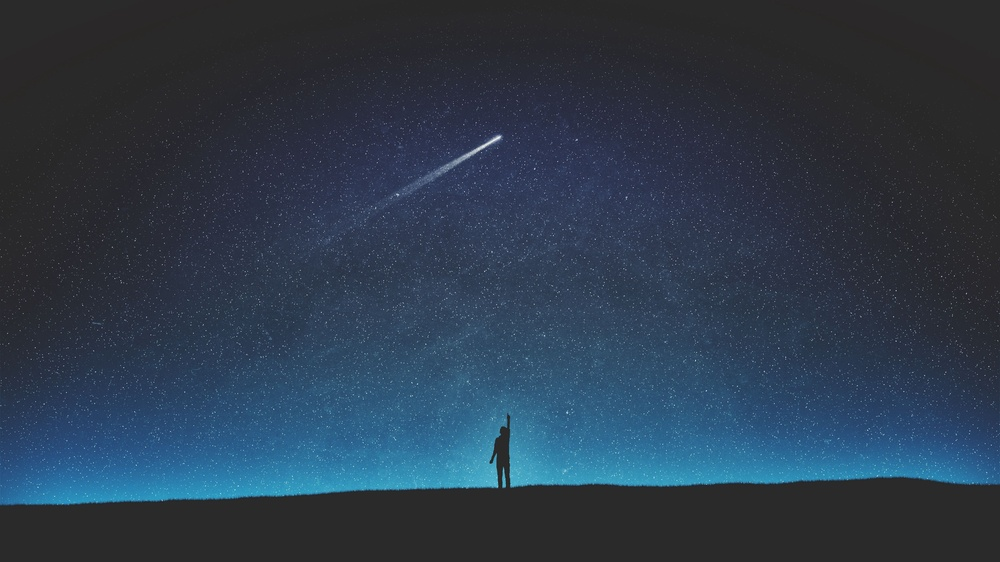
#> input picture n10/image.jpg, 1000 x 562 px, shrunk from 3840 x 2160 before the run, found by its file name
$ python rle.py
#> lines starting #> are read from the running program, lines starting #| are printed output that depends on the picture
from PIL import Image, ImageDraw
import numpy as np


def image_to_grey(original_im, height, width):
    array_gray = np.zeros([height, width])
    for row in range(height):
        for col in range(width):
            r = original_im[col, row][0]
            g = original_im[col, row][1]
            b = original_im[col, row][2]
            gray = (r + g + b) // 3  # перевод в оттенки серого
            array_gray[row, col] = gray
    return array_gray


def enter(array,height, width):
    lst = []
    print("width = ", width, "height =", height)
    for row in range(height):
        for col in range(width):
            corepixel = array[row, col]
            lst.append(corepixel)
    return lst

def encode(lst):
    count = 1
    result = []
    old=lst[0]
    for num in lst[1:]:
        if num==old:
            count+=1
        else:
            result.append((old,count))
            count=1
            old=num
    result.append((old,count))
    return result


def decode(lst, height,width):
    array_decode=np.zeros([height+1,width+1])
    k=len(lst)
    row = 0
    col = 0
    for pair in lst:
        bright = pair[0]
        count = pair[1]
        for x in range(0, count):
            if (col+1 < width):
                col += 1
            else:
                col = 0
                row += 1
            array_decode[row,col] = bright
    return array_decode


# рисуем
def draw_image_to_grey(array_gray, draw, width, height):
    for row in range(0, height):
        for col in range(0, width):
            grey = array_gray[row, col]
            draw.point((col, row), (int(grey), int(grey), int(grey)))


def main():
    image = Image.open("/home/alse0722/Desktop/univer/coding_teory/n10/image"".jpg")  # Открываем изображение.
#> image is the input picture: PIL image 1000x562 RGB; mean R, G, B 44.2, 59, 75.3
    draw = ImageDraw.Draw(image)  # Создаем инструмент для рисования.
    height = image.size[1]  # Определяем ширину.
#> height = 562
    width = image.size[0]  # Определяем высоту.
#> width = 1000
    pix = image.load()  # Выгружаем значения пикселей.

    array_gray1 = image_to_grey(pix, height, width)
#> after the loop in image_to_grey, `for row in range(height):`:
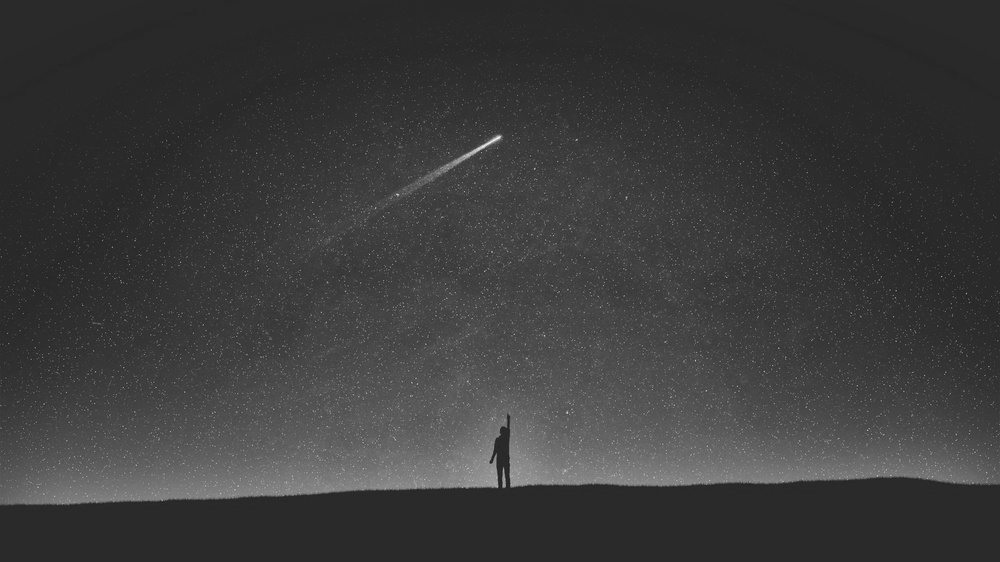
#> array_gray: shape (562, 1000) float64; min 27, max 245, mean 59.2
    array_gray2=enter(array_gray1,height, width)
#| width =  1000 height = 562
#> after the loop in enter, `for row in range(height):`: lst = 562000 items
#> array_gray2 = 562000 items
    draw_image_to_grey(array_gray1, draw, width, height)
    image.save("/home/alse0722/Desktop/univer/coding_teory/n10/grey_image.jpg", "JPEG")

    array_gray3 = encode(array_gray2)
#> in encode, `old=lst[0]`: old = 42
#> after the loop in encode, `for num in lst[1:]:`: result = 386561 items
#> array_gray3 = 386562 items
    array_gray4 = decode(array_gray3,height,width)
#> in decode, `k=len(lst)`: k = 386562
#> the loop in decode, `for pair in lst:` made 386562 passes
#> (bright, count) on passes 1 to 3: (42, 144), (41, 80), (40, 3)
#> after the loop in decode, `for pair in lst:`: row = 562
    draw_image_to_grey(array_gray4, draw, width, height)

    image.save("/home/alse0722/Desktop/univer/coding_teory/n10/compression.jpg", "JPEG")
    del draw


main()
